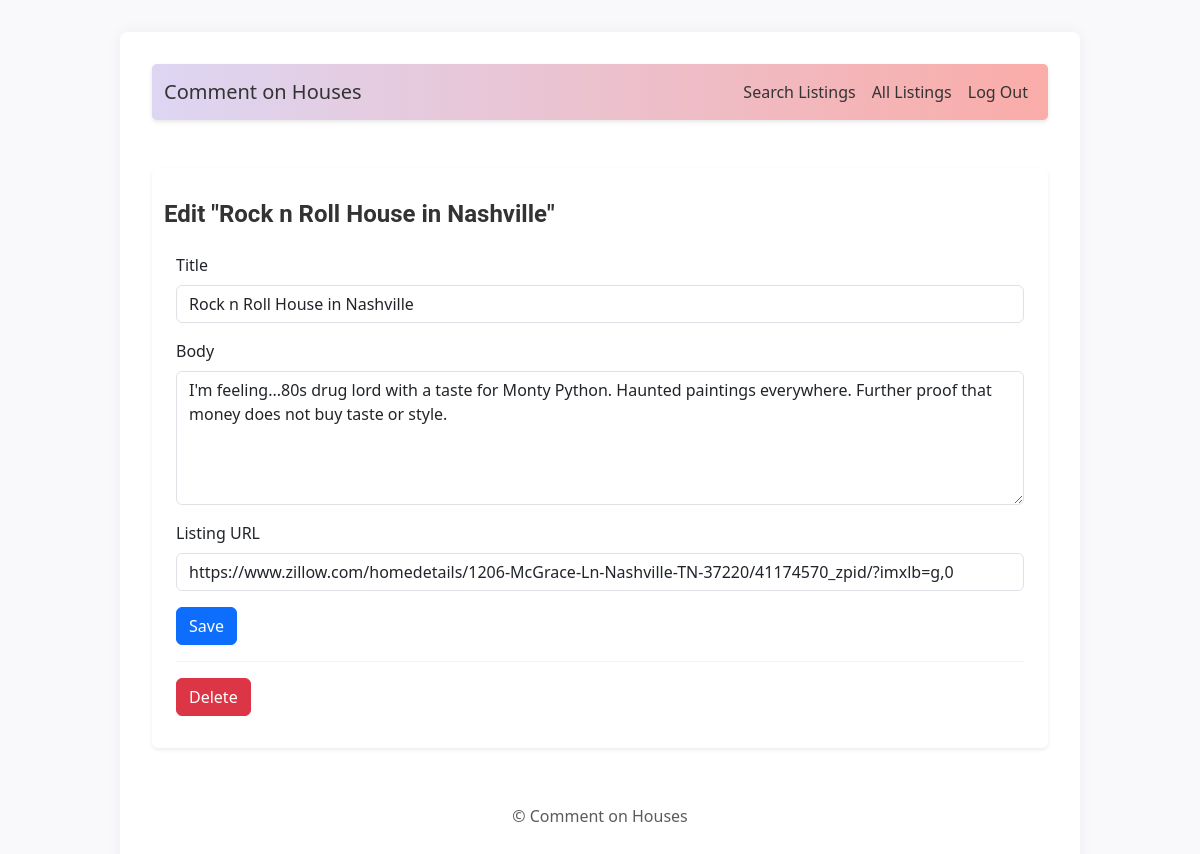
The app's page /15/update (signed in) with its own data.
### tables this page shows
CREATE TABLE post (
  id INTEGER PRIMARY KEY AUTOINCREMENT,
  author_id INTEGER NOT NULL,
  created TIMESTAMP NOT NULL DEFAULT CURRENT_TIMESTAMP,
  title TEXT NOT NULL,
  body TEXT NOT NULL,
  listing TEXT,
  state TEXT,
  FOREIGN KEY (author_id) REFERENCES user (id)
);

### flaskr/blog.py (the view, shortened to what this page needs)
@bp.route('/<int:id>/update', methods=('GET', 'POST'))
@login_required
def update(id):
    post = get_post(id)
    return render_template('blog/update.html', post=post)

### flaskr/auth.py (called while the page is built)
def login_required(view):
    @functools.wraps(view)
    def wrapped_view(**kwargs):
        if g.user is None:
            return redirect(url_for('auth.login'))
        return view(**kwargs)
    return wrapped_view

@bp.before_app_request
def load_logged_in_user():
    user_id = session.get('user_id')
    if user_id is None:
        g.user = None
    else:
        g.user = get_db().execute(
            'SELECT * FROM user WHERE id = ?', (user_id,)
        ).fetchone()

### flaskr/blog.py (called while the page is built)
def get_post(id, check_author=True):
    post = get_db().execute(
        'SELECT p.id, title, body, created, author_id, username, listing'
        ' FROM post p JOIN user u ON p.author_id = u.id'
        ' WHERE p.id = ?',
        (id,)
    ).fetchone()
    if post is None:
        abort(404, f"Post id {id} doesn't exist.")
    if check_author and post['author_id'] != g.user['id']:
        abort(403)
    return post

### flaskr/db.py (called while the page is built)
def get_db():
    if 'db' not in g:
        g.db = sqlite3.connect(
            current_app.config['DATABASE'],
            detect_types=sqlite3.PARSE_DECLTYPES
        )
        g.db.row_factory = sqlite3.Row
    return g.db

### flaskr/templates/blog/update.html
{% extends 'base.html' %}
{% block header %}
  <h1>{% block title %}Edit "{{ post['title'] }}"{% endblock %}</h1>
{% endblock %}
{% block content %}
  <div class="container mt-4">
    <form method="post">
      <div class="mb-3">
        <label for="title" class="form-label">Title</label>
        <input type="text" class="form-control" name="title" id="title" value="{{ request.form['title'] or post['title'] }}" required>
      </div>
      <div class="mb-3">
        <label for="body" class="form-label">Body</label>
        <textarea class="form-control" name="body" id="body" rows="5">{{ request.form['body'] or post['body'] }}</textarea>
      </div>
      <div class="mb-3">
        <label for="listing" class="form-label">Listing URL</label>
        <input type="url" class="form-control" name="listing" id="listing" value="{{ request.form['listing'] or post['listing'] }}">
      </div>
      <button type="submit" class="btn btn-primary">Save</button>
    </form>
    <hr>
    <form action="{{ url_for('blog.delete', id=post['id']) }}" method="post">
      <button type="submit" class="btn btn-danger" onclick="return confirm('Are you sure?');">Delete</button>
    </form>
  </div>
{% endblock %}

### flaskr/static/style.css (style rules this page uses)
html { font-family: "Roboto", sans-serif; background: #f9f9fb; color: #424242; line-height: 1.6; }
body { max-width: 80vw; margin: 2rem auto; background: #fff; padding: 2rem; box-shadow: 0 0 15px rgba(0, 0, 0, 0.05); border-radius: 8px; }
h1 { font-family: 'Roboto'; color: #333; font-size: 1.5rem; margin: 1rem 0; margin-top: 0; align-self: center; font-weight: bold; }
hr { border: none; border-top: 1px solid lightgray; }

### records on screen
post: title "Rock n Roll House in Nashville", body "I'm feeling...80s drug lord with a taste for Monty Python. Haunted paintings everywhere. Further proof that money does not buy taste or style.", listing "https://www.zillow.com/homedetails/1206-McGrace-Ln-Nashville-TN-37220/41174570_zpid/?imxlb=g,0"
